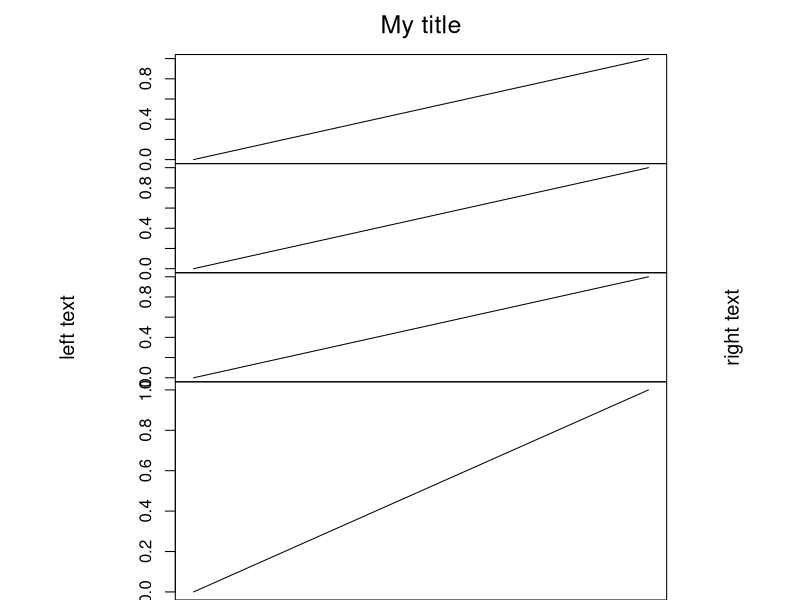

Source code (R):

dirGraf <- "TEST/"

nc <- 4

tit <- "My title"
righttext <- "right text"
lefttext <- "left text"

# To ensure there are no graphics devices on:
graphics.off()

# I want to create 7 plotting windows with the following arrangemente
# I'm supposing the NDC coordinates are such that the lower-left corner
# is at (0,0) and the upper-right corner is at (1,1). 
#
#       +-----------------------------------+ (1,1)
#       |                 5    h=0.5/5.5    |
#       +--+-----------------------------+--+
#       |  |              1    h=1.0/5.5 |  |
#       |  +-----------------------------+  |
#       |  |              2    h=1.0/5.5 |  |
#       |  +-----------------------------+  |
#       |  |              3    h=1.0/5.5 |  |
#       |6 +-----------------------------+ 7|
#       |  |                             |  |
#       |  |              4    h=2.0/5.5 |  |
#       |  |                             |  |
#       +--+-----------------------------+--+
#    (0,0)
#
# I want 4 information (central) windows, from 1 to 4. However these windows
# must vary in their heights, because window 4 is twice the height the others.
# I want an upper window to put a title to the whole plot, and two 
# lateral windows to add some texts.
#
# So I will build a four-column matrix, as instructed by the split.screen 
# documentation. Each column correspond in order to the following 
# characteristics, of each window (represented by each row), namely:
# 1. left, 2. right, 3. bottom, 4. top.
#

# First I will create a vector with the first four heights
Yinc <- c(2, rep(1,3))/5.5 
# To have the NDC device coordinates (?) I will accumulate:
Yinc <- Reduce('+', Yinc, accumulate=T)
# To put this information in the right window order I invert the vector
Yinc <- Yinc[4:1] 
# Then I will build the matrix for the first four windows:
Mm <- cbind(left=1/6, right=5/6, bottom=c(Yinc[2:4],0), top=Yinc)
# Now, let's add upper and lateral windows (screens 5 to 7)
Mm <- rbind(Mm, 
            # +--------+--------+--------+--------+
            # | left   | right  | bottom |   top  |
            # +--------+--------+--------+--------+
            c(   0    ,   1    , Yinc[1],    1   ),
            c(   0    ,  1/6   ,   0    , Yinc[1]),
            c(  5/6   ,   1    ,   0    , Yinc[1])
)

# margins for most of the cases
gpar <- list(mar=c(0,2.1,0,0))

# the device name (a pdf file)
gname <- paste0(dirGraf, "Test.pdf") 

# Test table to plot, just a line from (0,0) to (1,1)
tt <- data.frame(x=c(0,1), y=c(0,1))
# Let's open the device:
pdf(gname, width=7, height=9.11) 
# Let's split the device space (I think this is the default, isn't it?)
#YANO>> split.screen(Mm)


# Let's put a title in the upper window
#YANO>> screen(5)
# WINDOW 5
opar <- par(fig=Mm[5,], new=T)
par(gpar)
plot(c(0,1), c(0,1), ylab="", axes=F, type="n")
text(0.5, 0.5, tit, cex=1.5)

# For each "data" window
for (ii in 1:nc) { 
    #YANO>> screen(ii) # select screen 1 to 4
    par(fig=Mm[ii,], new=T)
    par(gpar)
 
    plot(tt, ylab=LETTERS[ii], xlab="", type="l", xaxt="n")   
}
# A text in the left window
#YANO>> screen(6)
par(fig=Mm[6,], new=T)
par(mar=c(0.1,0.1,0.1,0.1))
plot(c(0,1), c(0,1), axes=F, type="n")
text(0.5, 0.5, lefttext, srt=90, cex=1.2)
# A text in the right window
#YANO>> screen(7)
par(fig=Mm[7,], new=T)
par(mar=c(0.1,0.1,0.1,0.1))
plot(c(0,1), c(0,1), axes=F, type="n")
text(0.5, 0.5, righttext, srt=90, cex=1.2)
# Restore to original
par(opar)
# close graphics
graphics.off()
